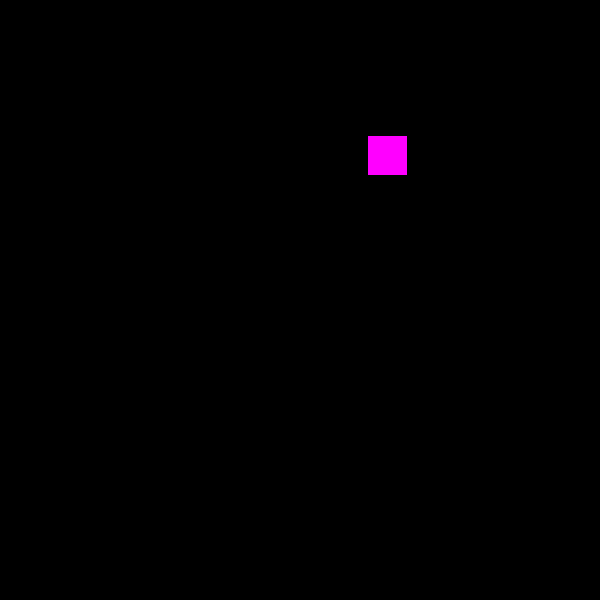
Frame 1 (no input)
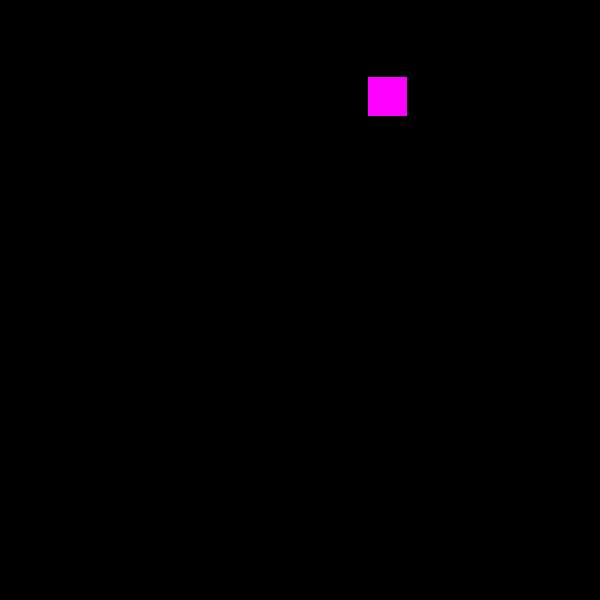
Frame 60 (the mouse pressed at the canvas centre just before this capture)
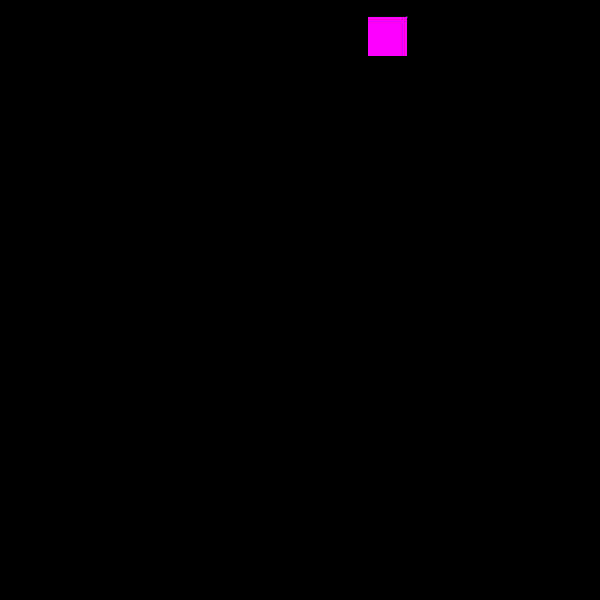
Frame 120 (the mouse held since frame 60 and released just before this capture)

The Processing sketch that drew these frames (run headless with seeded random() and noise(); from frame 60 on, the mouse is pressed at the canvas centre):

// Processing sketch: mouseSquares
// ── mouseSquares.pde
//declaring a mouseSquare object
mouseSquare square1 ;
mouseSquare square2 ;

void setup(){
  size(600,600);
  
  float xpos = random(600);
  float ypos = random(600);
  
  square2 = new mouseSquare(xpos, ypos);
  //println(square1.xpos);
  
}

void draw(){
  background(0);
  
  if (square1 != null){
    square1.drawRect();
    square1.up();
  }
  
  if (square2 != null){
    square2.drawRect();
    square2.up();
  }
  
}

void mouseClicked(){
  //logic to create multiple ...
  square1 = new mouseSquare(mouseX, mouseY);
}

// ── classes.pde
class mouseSquare {
  //data
  float xpos ;
  float ypos ;
  
  //constructor function
  mouseSquare(float tempX, float tempY){ 
    xpos = tempX ;
    ypos = tempY ;
  }
  
  //"methods" - adds functionality
  void drawRect(){
    rectMode(CENTER);
    fill(255, 0, 255);
    rect(xpos, ypos, 40, 40);
  }
  
  void up(){
    ypos--;
  }
  
}
